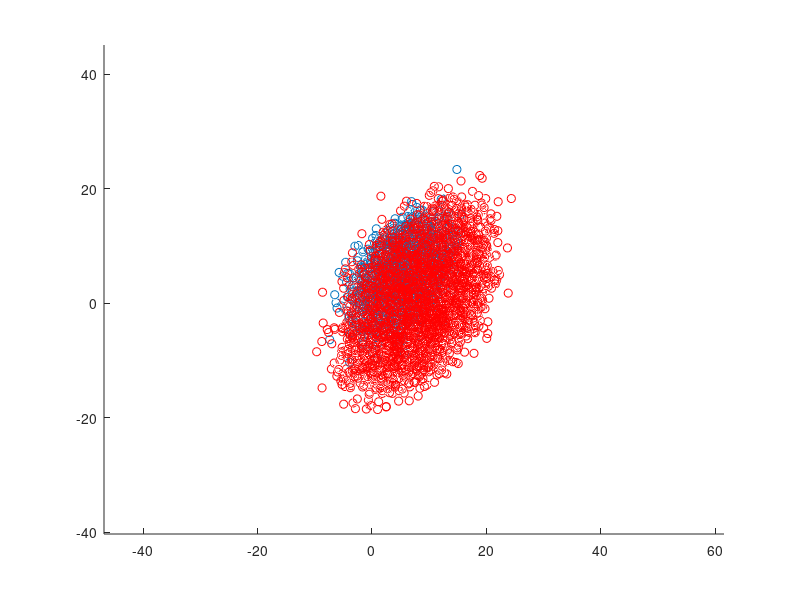

MATLAB code to generate this figure: (Note: this script raises an error after producing the figure.)
clear all
load ('donnees.mat')

close all
figure('Name', 'Dataset');
hold on

axis equal

scatter3(C1(:, 1), C1(:,2),C1(:, 3))
scatter3(C2(:, 1), C2(:,2),C2(:, 3), 'r')
meshgrid(10, 10, 10);


% Display gaussian
% Display this make linear reg not working
% Uncomment to get gaussian curves
% GaussianClass(C1);
% GaussianClass(C2);
% GaussianCompareClass(C1,C2);
% Laisser sinon GaussianCompareClass ne s'affiche pas correctement
GaussianClass(C1);

sizeC1 = size(C1, 1);
sizeC2 = size(C2, 1);

%probas a priori
pC1=sizeC1/(sizeC1+sizeC2);
pC2=sizeC2/(sizeC1+sizeC2);

nbIter = 20;
% Pourcentage a recuperer pour train
percentTrainLimit = 10; %

sizeTrainC1 = sizeC1*(percentTrainLimit/100);
sizeTrainC2 = sizeC2*(percentTrainLimit/100);

% Setup error matrix with 0
% For MAP
errorC1MAP = zeros(nbIter,1);
errorC2MAP = zeros(nbIter, 1);
errorMAP = zeros(nbIter, 1);

% For MC
errorcC1MC = zeros(nbIter,1);
errorC2MC = zeros(nbIter, 1);
errorMC = zeros(nbIter, 1);
errorMCC1 = zeros(nbIter, 1);
errorMCC2 = zeros(nbIter, 1);
MDataSize = zeros(nbIter, 1);

% For Perceptron
% Not working cf line 195
% Wperceptron = zeros(nbIter,3);
x=[-50 80];

% TP NOTE
for i=1:nbIter
    % fprintf('Iteration numero %i\n', i);
    
    %%%% ACP %%%%
    % On a 3 dimensions on en gardera que 2
    d = 2;

    VT = [C1; C2];

    [OrderedVectsProp indices] = CalculACP(VT);
    WACP = OrderedVectsProp(:, 1:d);
    
    % Uncomment to see what features to observe
    % fprintf('ACP keep features %d\n', indices(1:d));


    ProjectedACP = Projection(WACP, VT);
    % ProjectedACP1 = Projection(WACP, C1);
    % ProjectedACP2 = Projection(WACP, C2);
    % Obligatoire
    ACPC1 = Projection(WACP, C1);
    ACPC2 = Projection(WACP, C2);

    % Scatter to display ACP for  dimension 2
    % scatter(C1(:, indices(1)), C1(:,indices(2)))
    % scatter(C2(:, indices(1)), C2(:,indices(2)))

    pointsACP = droite2DVd(WACP, x);
    plot(x, pointsACP, 'r');

    %%%% ACI %%%%
    % Not used
    % [WACI] = CalculACI(C1, C2)
    % 
    % pointsACI = droite2DVd(WACI, x);
    % 
    % ProjectedACI = Projection(WACI, VT);
    % ProjectedACIC1 = Projection(WACI, C1);
    % ProjectedACIC2 = Projection(WACI, C2);
    
    % Sans ACP
    % [TrainC1,TestC1] = extractTestAndTrain(C1, sizeTrainC1);
    % [TrainC2, TestC2] = extractTestAndTrain(C2, sizeTrainC2);
    % OU Avec ACP
    [TrainC1,TestC1] = extractTestAndTrain(ACPC1, sizeTrainC1);
    [TrainC2, TestC2] = extractTestAndTrain(ACPC2, sizeTrainC2);
    
    % Train Datas
    [modelC1] = trainModel(TrainC1);
    [modelC2] = trainModel(TrainC2);
    
    TestC1Size = length(TestC1);
    TestC2Size = length(TestC2);
    TestSize = TestC2Size + TestC2Size;
    
    
    % A priori (utilisation des proba a priori)
    
    % ResC2 = myClassify(TestC2,modelC2, modelC1, pC2, pC1, '2', '1');
    %         ResC1 = myClassify(TestC1,modelC2, modelC1, pC2, pC1, '2', '1');
    %         
    % % Compute error
    % errNumMAPC1 = computeError(ResC1, '1');
    % errNumMAPC2 = computeError(ResC2, '2');
    % errNumMAP = errNumMAPC1 + errNumMAPC2;
    %         
    % % In percent
    % errorC1MAP(i) = errNumMAPC1*100/TestSize;
    % errorC2MAP(i) = errNumMAPC2*100/TestSize;
    % errorMAP(i) = errNumMAP * 100 / TestSize;
    % A posteriori
        ResC1 = myClassifyMAP(TestC1, modelC1, '1', 0.5, modelC2, '2', 0.5);
        ResC2 = myClassifyMAP(TestC2, modelC2, '2', 0.5, modelC1, '1', 0.5);

        % Compute error
        errNumMAPC1 = computeError(ResC1, '1');
        errNumMAPC2 = computeError(ResC2, '2');
        errNumMAP = errNumMAPC1 + errNumMAPC2;
        
        % In percent
        errorC1MAP(i) = errNumMAPC1*100/TestSize;
        errorC2MAP(i) = errNumMAPC2*100/TestSize;
        errorMAP(i) = errNumMAP * 100 / TestSize;
        
    % CLASSIFIER LINEAIRES ===============================================
    [MC1, MC2]=createLinearClassMatrices(TestC1,TestC2);
    M=[MC1 -MC2];

    % MOINDRE CARREES
        Z=transpose(M);

        b=ones(size(Z,1),1);
        w=Z\b;

        res=transpose(w)*M;    
        resC1=transpose(w)*MC1;
        resC2=transpose(w)*(MC2*-1);

        % Compute error
        errNumMCC1 = MoindreCarreMalClasse(resC1);
        errNumMCC2 = MoindreCarreMalClasse(resC2);
        errNumMC = errNumMCC1 + errNumMCC2;
        % In percent
        errorMCC1(i) = errNumMCC1*100/TestSize;
        errorMCC2(i) = errNumMCC2*100/TestSize;
        errorMC(i) = errNumMC * 100 / TestSize;

        y=(-w(1)-w(2)*x)/w(3);
        plot(x,y);
        
    % PERCEPTRON
    % On utilise le perceptron seulement si les donnes sont
    % lineairement separables.
    % Pour ce faire utiliser la fonction Gaussian
        coef=0.0001;

        % Poid de départ pour le percetron
        % N+1 dimension +1 pour l'ordonnées à l'origine
        WPrcpt=[-10;2;2];
        x=[-5 17];
        %x=[0 7]
        perceptronIter=10;

        y=(-w(1)-w(2)*x)/w(3);
        for j=1:perceptronIter
            % fprintf('Peceptron iteration numero %i\n', j);

            Wprev=WPrcpt;
            WPrcpt=perceptron(Wprev,TestC1,TestC2,coef);
            if(norm(WPrcpt-Wprev)<=0.01)
                break
            end
            % For plot only
            % YPerceptron=(-Wperceptron(1)-Wperceptron(2)*x)/w(3);
        end
        % Not working
        % Wperceptron(i) = WPrcpt();

end;

hold off

MeanerrorC1MAP    = mean(errorC1MAP);
MeanerrorC2MAP = mean(errorC2MAP);
MeanerrorMAP = mean(errorMAP);

figure('Name', 'Error MAP in %');
hold on
PlotMAPC1 = plot(1:nbIter, errorC1MAP, 'g');
PlotMAPC2 = plot(1:nbIter, errorC2MAP, 'b');
PlotMAP = plot(1:nbIter, errorMAP, 'r');
legend('Error percentage C1', 'Error percentage C2', 'Error percentage total');
hold off
ylim([0 10])

MeanerrorMC = mean(errorMC);

figure('Name', 'Error MC in %');
hold on
PlotMCC1 = plot(1:nbIter, errorMCC1, 'g');
PlotMCC2 = plot(1:nbIter, errorMCC2, 'b');
PlotMCC = plot(1:nbIter, errorMC, 'r');
legend('Error percentage C1', 'Error percentage C2', 'Error percentage total');
hold off
ylim([0 10])%

